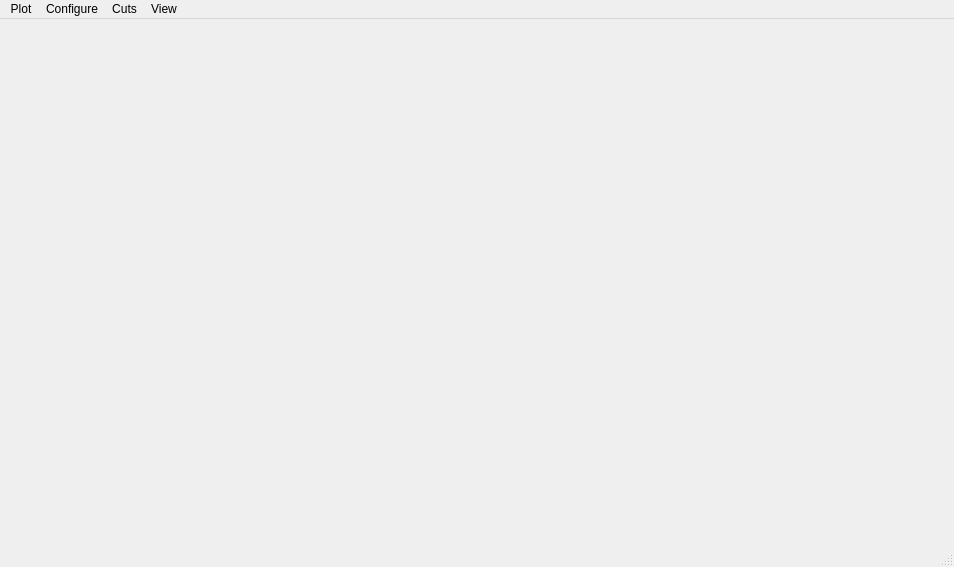
<?xml version="1.0" encoding="UTF-8"?>
<ui version="4.0">
 <class>Window2DHistogramPlot</class>
 <widget class="QMainWindow" name="Window2DHistogramPlot">
  <property name="geometry">
   <rect>
    <x>0</x>
    <y>0</y>
    <width>954</width>
    <height>567</height>
   </rect>
  </property>
  <property name="cursor">
   <cursorShape>UpArrowCursor</cursorShape>
  </property>
  <property name="windowTitle">
   <string>2D Histogram</string>
  </property>
  <widget class="QWidget" name="centralwidget">
   <layout class="QGridLayout" name="gridLayout">
    <item row="0" column="0">
     <widget class="Histogram2DPlot" name="qwtPlotHistogram2D">
      <property name="frameShape">
       <enum>QFrame::NoFrame</enum>
      </property>
      <property name="frameShadow">
       <enum>QFrame::Plain</enum>
      </property>
      <property name="canvasBackground" stdset="0">
       <brush brushstyle="NoBrush">
        <color alpha="255">
         <red>255</red>
         <green>255</green>
         <blue>255</blue>
        </color>
       </brush>
      </property>
     </widget>
    </item>
   </layout>
  </widget>
  <widget class="QMenuBar" name="menubar">
   <property name="geometry">
    <rect>
     <x>0</x>
     <y>0</y>
     <width>954</width>
     <height>21</height>
    </rect>
   </property>
   <widget class="QMenu" name="menuConfigure">
    <property name="title">
     <string>Configure</string>
    </property>
    <addaction name="actionOptions"/>
    <addaction name="actionRefresh"/>
    <addaction name="actionClear"/>
    <addaction name="actionDuplicate"/>
    <addaction name="separator"/>
   </widget>
   <widget class="QMenu" name="menuFile">
    <property name="title">
     <string>Plot</string>
    </property>
    <addaction name="actionSaveImage"/>
    <addaction name="actionSaveData"/>
    <addaction name="actionSaveDataHEPRO"/>
   </widget>
   <widget class="QMenu" name="menuCuts">
    <property name="title">
     <string>Cuts</string>
    </property>
    <widget class="QMenu" name="menuLinear">
     <property name="title">
      <string>Linear</string>
     </property>
     <addaction name="actionAddLinearCut"/>
     <addaction name="actionEditLinearCut"/>
     <addaction name="actionRemoveLinearCut"/>
    </widget>
    <widget class="QMenu" name="menuPolygonal">
     <property name="title">
      <string>Polygonal</string>
     </property>
     <addaction name="actionAddPolygonalCut"/>
     <addaction name="actionEditPolygonalCut"/>
     <addaction name="actionRemovePolygonalCut"/>
    </widget>
    <addaction name="menuLinear"/>
    <addaction name="menuPolygonal"/>
    <addaction name="separator"/>
    <addaction name="actionActiveCuts"/>
   </widget>
   <widget class="QMenu" name="menuView">
    <property name="title">
     <string>View</string>
    </property>
    <widget class="QMenu" name="menuNormalisation">
     <property name="title">
      <string>Normalisation</string>
     </property>
     <addaction name="actionPerRow"/>
     <addaction name="actionPerColumn"/>
    </widget>
    <addaction name="actionLogarithmicColourScale"/>
    <addaction name="actionBilinearSmoothing"/>
    <addaction name="menuNormalisation"/>
    <addaction name="separator"/>
    <addaction name="actionRename_window"/>
   </widget>
   <addaction name="menuFile"/>
   <addaction name="menuConfigure"/>
   <addaction name="menuCuts"/>
   <addaction name="menuView"/>
  </widget>
  <widget class="QStatusBar" name="statusbar"/>
  <action name="actionOptions">
   <property name="text">
    <string>Options</string>
   </property>
   <property name="shortcut">
    <string>C, O</string>
   </property>
  </action>
  <action name="actionSaveImage">
   <property name="text">
    <string>Save image</string>
   </property>
   <property name="shortcut">
    <string>P, I</string>
   </property>
  </action>
  <action name="actionSaveData">
   <property name="text">
    <string>Save data</string>
   </property>
   <property name="shortcut">
    <string>P, D</string>
   </property>
  </action>
  <action name="actionClose">
   <property name="text">
    <string>Close</string>
   </property>
  </action>
  <action name="actionRefresh">
   <property name="text">
    <string>Refresh</string>
   </property>
   <property name="shortcut">
    <string>C, R</string>
   </property>
  </action>
  <action name="actionActiveCuts">
   <property name="text">
    <string>Active cuts</string>
   </property>
   <property name="shortcut">
    <string>C, A</string>
   </property>
  </action>
  <action name="actionClear">
   <property name="text">
    <string>Clear</string>
   </property>
   <property name="shortcut">
    <string>C, C</string>
   </property>
  </action>
  <action name="actionAddLinearCut">
   <property name="text">
    <string>Add</string>
   </property>
   <property name="shortcut">
    <string>L, A</string>
   </property>
  </action>
  <action name="actionEditLinearCut">
   <property name="text">
    <string>Edit</string>
   </property>
   <property name="shortcut">
    <string>L, E</string>
   </property>
  </action>
  <action name="actionRemoveLinearCut">
   <property name="text">
    <string>Remove</string>
   </property>
   <property name="shortcut">
    <string>L, R</string>
   </property>
  </action>
  <action name="actionAddPolygonalCut">
   <property name="text">
    <string>Add</string>
   </property>
   <property name="shortcut">
    <string>P, A</string>
   </property>
  </action>
  <action name="actionEditPolygonalCut">
   <property name="text">
    <string>Edit</string>
   </property>
   <property name="shortcut">
    <string>P, E</string>
   </property>
  </action>
  <action name="actionRemovePolygonalCut">
   <property name="text">
    <string>Remove</string>
   </property>
   <property name="shortcut">
    <string>P, R</string>
   </property>
  </action>
  <action name="actionLogarithmicColourScale">
   <property name="checkable">
    <bool>true</bool>
   </property>
   <property name="text">
    <string>Logarithmic colour scale</string>
   </property>
   <property name="shortcut">
    <string>V, L</string>
   </property>
  </action>
  <action name="actionBilinearSmoothing">
   <property name="checkable">
    <bool>true</bool>
   </property>
   <property name="text">
    <string>Bilinear smoothing</string>
   </property>
   <property name="shortcut">
    <string>V, B</string>
   </property>
  </action>
  <action name="actionRename_window">
   <property name="text">
    <string>Rename window</string>
   </property>
   <property name="shortcut">
    <string>F2</string>
   </property>
  </action>
  <action name="actionDuplicate">
   <property name="text">
    <string>Duplicate</string>
   </property>
   <property name="shortcut">
    <string>C, D</string>
   </property>
  </action>
  <action name="actionPerRow">
   <property name="checkable">
    <bool>true</bool>
   </property>
   <property name="text">
    <string>Per row</string>
   </property>
  </action>
  <action name="actionPerColumn">
   <property name="checkable">
    <bool>true</bool>
   </property>
   <property name="text">
    <string>Per column</string>
   </property>
  </action>
  <action name="actionSaveDataHEPRO">
   <property name="text">
    <string>Save data (HEPRO)</string>
   </property>
  </action>
 </widget>
 <customwidgets>
  <customwidget>
   <class>QwtPlot</class>
   <extends>QFrame</extends>
   <header>qwt_plot.h</header>
   <container>1</container>
  </customwidget>
  <customwidget>
   <class>Histogram2DPlot</class>
   <extends>QwtPlot</extends>
   <header>Histogram2DPlot.h</header>
   <container>1</container>
  </customwidget>
 </customwidgets>
 <resources/>
 <connections>
  <connection>
   <sender>actionClose</sender>
   <signal>triggered()</signal>
   <receiver>Window2DHistogramPlot</receiver>
   <slot>onCloseClicked()</slot>
   <hints>
    <hint type="sourcelabel">
     <x>-1</x>
     <y>-1</y>
    </hint>
    <hint type="destinationlabel">
     <x>476</x>
     <y>283</y>
    </hint>
   </hints>
  </connection>
  <connection>
   <sender>actionSaveData</sender>
   <signal>triggered()</signal>
   <receiver>Window2DHistogramPlot</receiver>
   <slot>onSaveDataClicked()</slot>
   <hints>
    <hint type="sourcelabel">
     <x>-1</x>
     <y>-1</y>
    </hint>
    <hint type="destinationlabel">
     <x>476</x>
     <y>283</y>
    </hint>
   </hints>
  </connection>
  <connection>
   <sender>actionSaveImage</sender>
   <signal>triggered()</signal>
   <receiver>Window2DHistogramPlot</receiver>
   <slot>onSaveImageClicked()</slot>
   <hints>
    <hint type="sourcelabel">
     <x>-1</x>
     <y>-1</y>
    </hint>
    <hint type="destinationlabel">
     <x>476</x>
     <y>283</y>
    </hint>
   </hints>
  </connection>
  <connection>
   <sender>actionRefresh</sender>
   <signal>triggered()</signal>
   <receiver>Window2DHistogramPlot</receiver>
   <slot>onRefreshClicked()</slot>
   <hints>
    <hint type="sourcelabel">
     <x>-1</x>
     <y>-1</y>
    </hint>
    <hint type="destinationlabel">
     <x>476</x>
     <y>283</y>
    </hint>
   </hints>
  </connection>
  <connection>
   <sender>actionOptions</sender>
   <signal>triggered()</signal>
   <receiver>Window2DHistogramPlot</receiver>
   <slot>onOptionsClicked()</slot>
   <hints>
    <hint type="sourcelabel">
     <x>-1</x>
     <y>-1</y>
    </hint>
    <hint type="destinationlabel">
     <x>476</x>
     <y>283</y>
    </hint>
   </hints>
  </connection>
  <connection>
   <sender>actionActiveCuts</sender>
   <signal>triggered()</signal>
   <receiver>Window2DHistogramPlot</receiver>
   <slot>onActiveCutsClicked()</slot>
   <hints>
    <hint type="sourcelabel">
     <x>-1</x>
     <y>-1</y>
    </hint>
    <hint type="destinationlabel">
     <x>476</x>
     <y>283</y>
    </hint>
   </hints>
  </connection>
  <connection>
   <sender>actionClear</sender>
   <signal>triggered()</signal>
   <receiver>Window2DHistogramPlot</receiver>
   <slot>clearValues()</slot>
   <hints>
    <hint type="sourcelabel">
     <x>-1</x>
     <y>-1</y>
    </hint>
    <hint type="destinationlabel">
     <x>476</x>
     <y>283</y>
    </hint>
   </hints>
  </connection>
  <connection>
   <sender>actionAddLinearCut</sender>
   <signal>triggered()</signal>
   <receiver>Window2DHistogramPlot</receiver>
   <slot>onAddLinearCutClicked()</slot>
   <hints>
    <hint type="sourcelabel">
     <x>-1</x>
     <y>-1</y>
    </hint>
    <hint type="destinationlabel">
     <x>476</x>
     <y>283</y>
    </hint>
   </hints>
  </connection>
  <connection>
   <sender>actionEditLinearCut</sender>
   <signal>triggered()</signal>
   <receiver>Window2DHistogramPlot</receiver>
   <slot>onEditLinearCutClicked()</slot>
   <hints>
    <hint type="sourcelabel">
     <x>-1</x>
     <y>-1</y>
    </hint>
    <hint type="destinationlabel">
     <x>476</x>
     <y>283</y>
    </hint>
   </hints>
  </connection>
  <connection>
   <sender>actionRemoveLinearCut</sender>
   <signal>triggered()</signal>
   <receiver>Window2DHistogramPlot</receiver>
   <slot>onRemoveLinearCutClicked()</slot>
   <hints>
    <hint type="sourcelabel">
     <x>-1</x>
     <y>-1</y>
    </hint>
    <hint type="destinationlabel">
     <x>476</x>
     <y>283</y>
    </hint>
   </hints>
  </connection>
  <connection>
   <sender>actionAddPolygonalCut</sender>
   <signal>triggered()</signal>
   <receiver>Window2DHistogramPlot</receiver>
   <slot>onAddPolygonalCutClicked()</slot>
   <hints>
    <hint type="sourcelabel">
     <x>-1</x>
     <y>-1</y>
    </hint>
    <hint type="destinationlabel">
     <x>476</x>
     <y>283</y>
    </hint>
   </hints>
  </connection>
  <connection>
   <sender>actionEditPolygonalCut</sender>
   <signal>triggered()</signal>
   <receiver>Window2DHistogramPlot</receiver>
   <slot>onEditPolygonalCutClicked()</slot>
   <hints>
    <hint type="sourcelabel">
     <x>-1</x>
     <y>-1</y>
    </hint>
    <hint type="destinationlabel">
     <x>476</x>
     <y>283</y>
    </hint>
   </hints>
  </connection>
  <connection>
   <sender>actionRemovePolygonalCut</sender>
   <signal>triggered()</signal>
   <receiver>Window2DHistogramPlot</receiver>
   <slot>onRemovePolygonalCutClicked()</slot>
   <hints>
    <hint type="sourcelabel">
     <x>-1</x>
     <y>-1</y>
    </hint>
    <hint type="destinationlabel">
     <x>476</x>
     <y>283</y>
    </hint>
   </hints>
  </connection>
  <connection>
   <sender>actionBilinearSmoothing</sender>
   <signal>toggled(bool)</signal>
   <receiver>Window2DHistogramPlot</receiver>
   <slot>onBilinearSmoothingToggled(bool)</slot>
   <hints>
    <hint type="sourcelabel">
     <x>-1</x>
     <y>-1</y>
    </hint>
    <hint type="destinationlabel">
     <x>476</x>
     <y>283</y>
    </hint>
   </hints>
  </connection>
  <connection>
   <sender>actionLogarithmicColourScale</sender>
   <signal>toggled(bool)</signal>
   <receiver>Window2DHistogramPlot</receiver>
   <slot>onLogColoursToggled(bool)</slot>
   <hints>
    <hint type="sourcelabel">
     <x>-1</x>
     <y>-1</y>
    </hint>
    <hint type="destinationlabel">
     <x>476</x>
     <y>283</y>
    </hint>
   </hints>
  </connection>
  <connection>
   <sender>actionRename_window</sender>
   <signal>triggered()</signal>
   <receiver>Window2DHistogramPlot</receiver>
   <slot>onRenameClicked()</slot>
   <hints>
    <hint type="sourcelabel">
     <x>-1</x>
     <y>-1</y>
    </hint>
    <hint type="destinationlabel">
     <x>476</x>
     <y>283</y>
    </hint>
   </hints>
  </connection>
  <connection>
   <sender>actionDuplicate</sender>
   <signal>triggered()</signal>
   <receiver>Window2DHistogramPlot</receiver>
   <slot>onDuplicateClicked()</slot>
   <hints>
    <hint type="sourcelabel">
     <x>-1</x>
     <y>-1</y>
    </hint>
    <hint type="destinationlabel">
     <x>476</x>
     <y>283</y>
    </hint>
   </hints>
  </connection>
  <connection>
   <sender>actionPerRow</sender>
   <signal>toggled(bool)</signal>
   <receiver>Window2DHistogramPlot</receiver>
   <slot>onPerRowToggled(bool)</slot>
   <hints>
    <hint type="sourcelabel">
     <x>-1</x>
     <y>-1</y>
    </hint>
    <hint type="destinationlabel">
     <x>476</x>
     <y>283</y>
    </hint>
   </hints>
  </connection>
  <connection>
   <sender>actionPerColumn</sender>
   <signal>toggled(bool)</signal>
   <receiver>Window2DHistogramPlot</receiver>
   <slot>onPerColumnToggled(bool)</slot>
   <hints>
    <hint type="sourcelabel">
     <x>-1</x>
     <y>-1</y>
    </hint>
    <hint type="destinationlabel">
     <x>476</x>
     <y>283</y>
    </hint>
   </hints>
  </connection>
  <connection>
   <sender>actionSaveDataHEPRO</sender>
   <signal>triggered()</signal>
   <receiver>Window2DHistogramPlot</receiver>
   <slot>onSaveDataHEPROClicked()</slot>
   <hints>
    <hint type="sourcelabel">
     <x>-1</x>
     <y>-1</y>
    </hint>
    <hint type="destinationlabel">
     <x>476</x>
     <y>283</y>
    </hint>
   </hints>
  </connection>
 </connections>
 <slots>
  <slot>onSaveDataClicked()</slot>
  <slot>onSaveImageClicked()</slot>
  <slot>onRefreshClicked()</slot>
  <slot>onOptionsClicked()</slot>
  <slot>onActiveCutsClicked()</slot>
  <slot>clearValues()</slot>
  <slot>onAddLinearCutClicked()</slot>
  <slot>onEditLinearCutClicked()</slot>
  <slot>onRemoveLinearCutClicked()</slot>
  <slot>onAddPolygonalCutClicked()</slot>
  <slot>onEditPolygonalCutClicked()</slot>
  <slot>onRemovePolygonalCutClicked()</slot>
  <slot>onBilinearSmoothingToggled(bool)</slot>
  <slot>onLogColoursToggled(bool)</slot>
  <slot>onRenameClicked()</slot>
  <slot>onDuplicateClicked()</slot>
  <slot>onPerRowToggled(bool)</slot>
  <slot>onPerColumnToggled(bool)</slot>
  <slot>onSaveDataHEPROClicked()</slot>
 </slots>
</ui>
